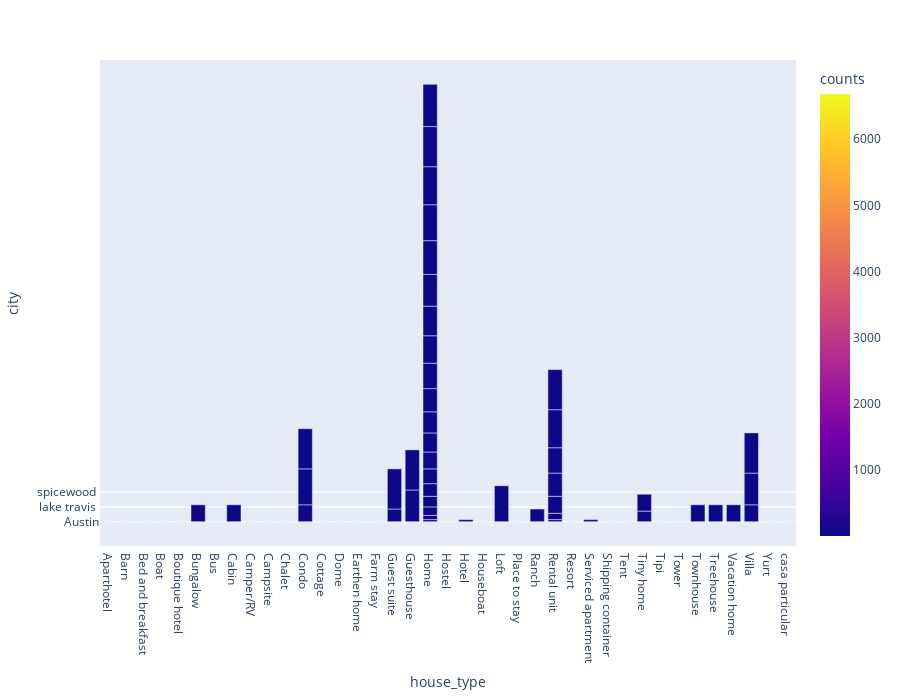

Notebook cell for this chart:
### Code cell
px.bar(city_ht, color = 'counts', x = 'house_type', y = 'city', height = 700)

### Figure 1 — Plotly figure (JSON) as saved in the notebook; plotly's stock layout.template omitted (floating-point values rounded to 4 significant figures)
{"data": [{"alignmentgroup": "True", "hovertemplate": "house_type=%{x}<br>city=%{y}<br>counts=%{marker.color}<extra></extra>", "legendgroup": "", "marker": {"color": [5, 2, 12, 7, 31, 245, 6, 57, 117, 13, 1, 1303, 72, 2, 3, 5, 313, 665, 6683, 4, 105, 2, 110, 40, 1, 3108, 80, 102, 6, 5, 122, 1, 4, 405, 4, 24, 74, 4, 3, 6, 1, 13, 4, 1, 1, 1, 2, 1, 1, 2, 1, 1, 16, 1, 16, 35, 4, 1, 5, 3, 2, 1, 4, 1, 2, 3, 1, 1, 3, 1, 1, 9, 1, 1, 2, 7, 1, 1, 1, 1, 1, 2, 24, 1, 3, 2], "coloraxis": "coloraxis", "pattern": {"shape": ""}}, "name": "", "offsetgroup": "", "orientation": "v", "showlegend": false, "textposition": "auto", "type": "bar", "x": ["Aparthotel", "Barn", "Bed and breakfast", "Boat", "Boutique hotel", "Bungalow", "Bus", "Cabin", "Camper/RV", "Campsite", "Chalet", "Condo", "Cottage", "Dome", "Earthen home", "Farm stay", "Guest suite", "Guesthouse", "Home", "Hostel", "Hotel", "Houseboat", "Loft", "Place to stay", "Ranch", "Rental unit", "Resort", "Serviced apartment", "Shipping container", "Tent", "Tiny home", "Tipi", "Tower", "Townhouse", "Treehouse", "Vacation home", "Villa", "Yurt", "casa particular", "Home", "Hotel", "Rental unit", "Serviced apartment", "Home", "Rental unit", "Home", "Home", "Tiny home", "Guest suite", "Home", "Ranch", "Home", "Bungalow", "Cabin", "Condo", "Home", "Rental unit", "Tiny home", "Townhouse", "Treehouse", "Vacation home", "Villa", "Home", "Home", "Home", "Rental unit", "Home", "Rental unit", "Home", "Home", "Guesthouse", "Home", "Villa", "Home", "Condo", "Home", "Loft", "Home", "Rental unit", "Condo", "Guest suite", "Guesthouse", "Home", "Rental unit", "Villa", "Home"], "xaxis": "x", "y": ["Austin", "Austin", "Austin", "Austin", "Austin", "Austin", "Austin", "Austin", "Austin", "Austin", "Austin", "Austin", "Austin", "Austin", "Austin", "Austin", "Austin", "Austin", "Austin", "Austin", "Austin", "Austin", "Austin", "Austin", "Austin", "Austin", "Austin", "Austin", "Austin", "Austin", "Austin", "Austin", "Austin", "Austin", "Austin", "Austin", "Austin", "Austin", "Austin", "bee cave ", "bee cave ", "bee cave ", "bee cave ", "briarcliff ", "buda ", "clarksville ", "del valle ", "del valle ", "dripping springs ", "dripping springs ", "dripping springs ", "lake travis ", "lakeway ", "lakeway ", "lakeway ", "lakeway ", "lakeway ", "lakeway ", "lakeway ", "lakeway ", "lakeway ", "lakeway ", "manchaca ", "manor ", "pflugerville ", "pflugerville ", "rollingwood ", "rollingwood ", "round rock ", "spicewood ", "sunset valley ", "sunset valley ", "sunset valley ", "texas ", "the hills ", "the hills ", "the hills ", "travis county ", "travis county ", "west lake hills ", "west lake hills ", "west lake hills ", "west lake hills ", "west lake hills ", "west lake hills ", "westlake hills "], "yaxis": "y"}], "layout": {"barmode": "relative", "coloraxis": {"colorbar": {"title": {"text": "counts"}}, "colorscale": [[0, "#0d0887"], [0.1111, "#46039f"], [0.2222, "#7201a8"], [0.3333, "#9c179e"], [0.4444, "#bd3786"], [0.5556, "#d8576b"], [0.6667, "#ed7953"], [0.7778, "#fb9f3a"], [0.8889, "#fdca26"], [1, "#f0f921"]]}, "height": 700, "legend": {"tracegroupgap": 0}, "margin": {"t": 60}, "xaxis": {"anchor": "y", "domain": [0, 1], "title": {"text": "house_type"}}, "yaxis": {"anchor": "x", "domain": [0, 1], "title": {"text": "city"}}}}
